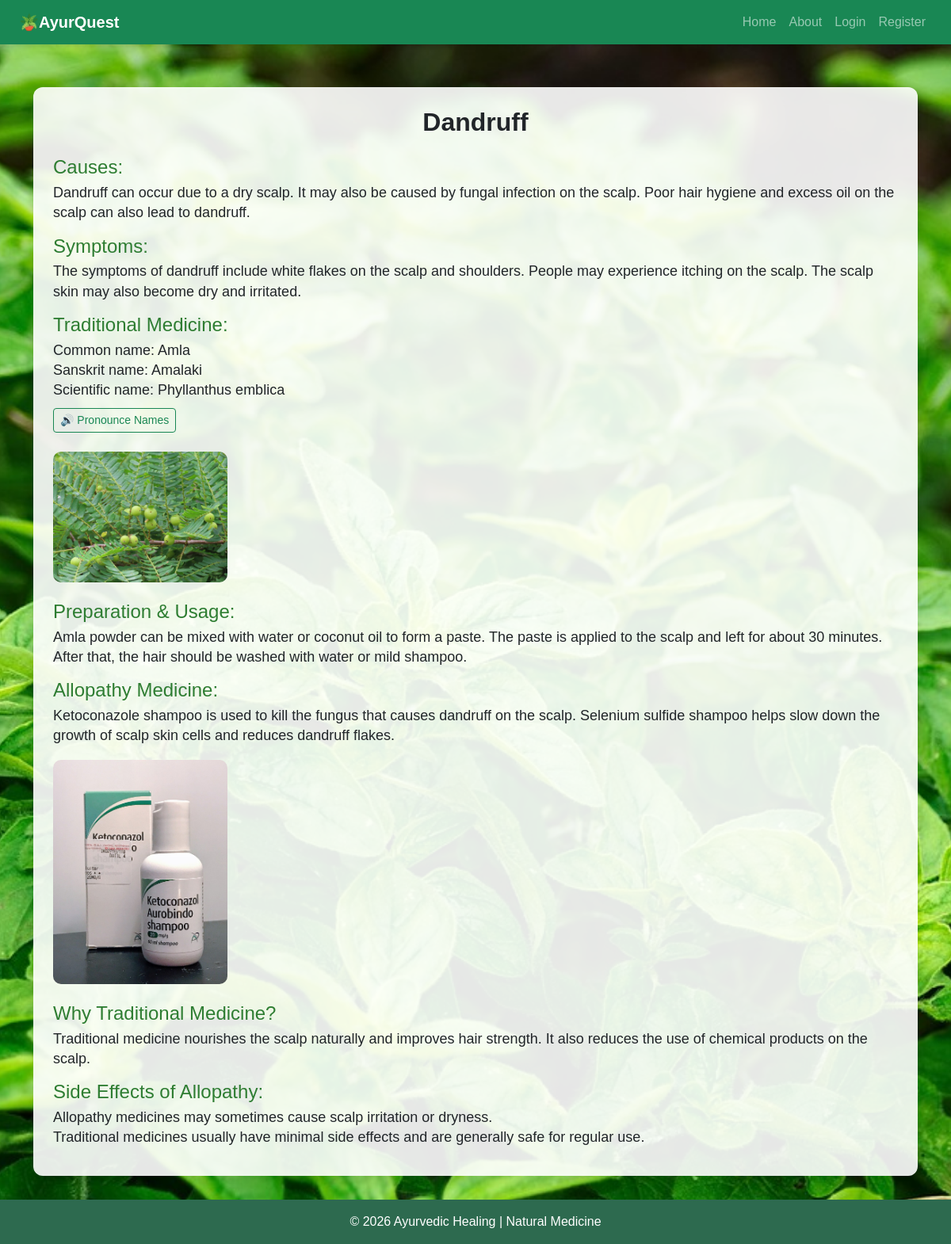
The app's page /disease_details.php?id=7 with its own data.
### tables this page shows
CREATE TABLE `diseases` (
  `id` int(11) NOT NULL,
  `disease_name` varchar(100) NOT NULL,
  `causes` text NOT NULL,
  `symptoms` text NOT NULL,
  `allopathy_medicine` text NOT NULL,
  `allopathy_image` varchar(255) NOT NULL,
  `traditional_medicine` text NOT NULL,
  `traditional_image` varchar(255) NOT NULL,
  `preparation_usage` text NOT NULL,
  `why_traditional` text NOT NULL,
  `side_effects` text NOT NULL
);

### disease_details.php (the view, shortened to what this page needs)
<?php
include 'includes/db.php';
include 'includes/header.php';
$id = $_GET['id'];
$query = "SELECT * FROM diseases WHERE id='$id'";
$result = mysqli_query($conn,$query);
$row = mysqli_fetch_assoc($result);
?>
<div class="page-bg">
<div class="container mt-4">
<div class="content-box">
<h2 class="text-center mb-4 fw-bold">
    <?php echo $row['disease_name']; ?>
</h2>
<h4 class="section-title">Causes:</h4>
<p class="section-content">
    <?php echo nl2br($row['causes']); ?>
</p>
<h4 class="section-title">Symptoms:</h4>
<p class="section-content">
<?php
$symptoms = trim($row['symptoms']);
$symptoms = preg_replace("/\n\s*\n/", "\n", $symptoms);
echo nl2br($symptoms);
?>
</p>
<h4 class="section-title">Traditional Medicine:</h4>
<p id="medicineText" class="section-content">
    <?php echo nl2br($row['traditional_medicine']); ?>
</p>
<button onclick="speakText()" class="btn btn-sm btn-outline-success mb-3">
🔊 Pronounce Names
</button>
<br>
<img src="images/<?php echo $row['traditional_image']; ?>" class="info-img zoom-img" onclick="toggleZoom(this)">
<h4 class="section-title">Preparation & Usage:</h4>
<p class="section-content">
    <?php echo nl2br($row['preparation_usage']); ?>
</p>
<h4 class="section-title">Allopathy Medicine:</h4>
<p class="section-content">
<?php
$allopathy = trim($row['allopathy_medicine']);
$allopathy = preg_replace("/\n\s*\n/", "\n", $allopathy);
echo nl2br($allopathy);
?>
</p>
<img src="images/<?php echo $row['allopathy_image']; ?>" class="info-img zoom-img" onclick="toggleZoom(this)">
<h4 class="section-title">Why Traditional Medicine?</h4>
<p class="section-content">
    <?php echo nl2br($row['why_traditional']); ?>
</p>
<h4 class="section-title">Side Effects of Allopathy:</h4>
<p class="section-content">
    <?php echo nl2br($row['side_effects']); ?>
</p>
</div>
</div>
</div>
<?php include 'includes/footer.php'; ?>

### css/style.css (style rules this page uses)
body { background:#f1f8e9; font-family: Arial, Helvetica, sans-serif; margin:0; padding:0; }
.content-box { background: rgba(255, 255, 255, 0.95); padding: 25px; border-radius: 12px; box-shadow: 0 4px 15px rgba(0,0,0,0.1); }
img { max-width:100%; border-radius:10px; }
h4 { color:#2e7d32; }

### disease_details.php (style rules this page uses)
.page-bg { background: url('images/bg1.jpg') no-repeat center center fixed; background-size: cover; min-height: 100vh; padding-top: 30px; padding-bottom: 30px; }
.content-box { background: rgba(255, 255, 255, 0.9); padding: 25px; border-radius: 12px; box-shadow: 0 4px 15px rgba(0,0,0,0.1); }
.zoom-img { cursor: zoom-in; transition: all 0.3s ease; }
.section-title { font-weight: 500; font-size: 24px; color: #2e7d32; margin-top: 15px; margin-bottom: 5px; }
.section-content { font-size: 18px; margin-bottom: 10px; line-height: 1.4; }
.info-img { width: 220px; height: auto; border-radius: 10px; margin: 8px 0; }

### records on screen
diseases: disease_name "Dandruff", causes "Dandruff can occur due to a dry scalp. It may also be caused by fungal infection on the scalp. Poor hair hygiene and excess oil on the scalp can also lead to dandruff.", symptoms "The symptoms of dandruff include white flakes on the scalp and shoulders. People may experience itching on the scalp. The scalp skin may also become dry and irritated.", traditional_medicine "Common name: Amla Sanskrit name: Amalaki Scientific name: Phyllanthus emblica", traditional_image (picture), preparation_usage "Amla powder can be mixed with water or coconut oil to form a paste. The paste is applied to the scalp and left for about 30 minutes. After that, the hair should be washed with water or mild shampoo.", allopathy_medicine "Ketoconazole shampoo is used to kill the fungus that causes dandruff on the scalp. Selenium sulfide shampoo helps slow down the growth of scalp skin cells and reduces dandruff flakes.", allopathy_image (picture), why_traditional "Traditional medicine nourishes the scalp naturally and improves hair strength. It also reduces the use of chemical products on the scalp.", side_effects "Allopathy medicines may sometimes cause scalp irritation or dryness. Traditional medicines usually have minimal side effects and are generally safe for regular use."
